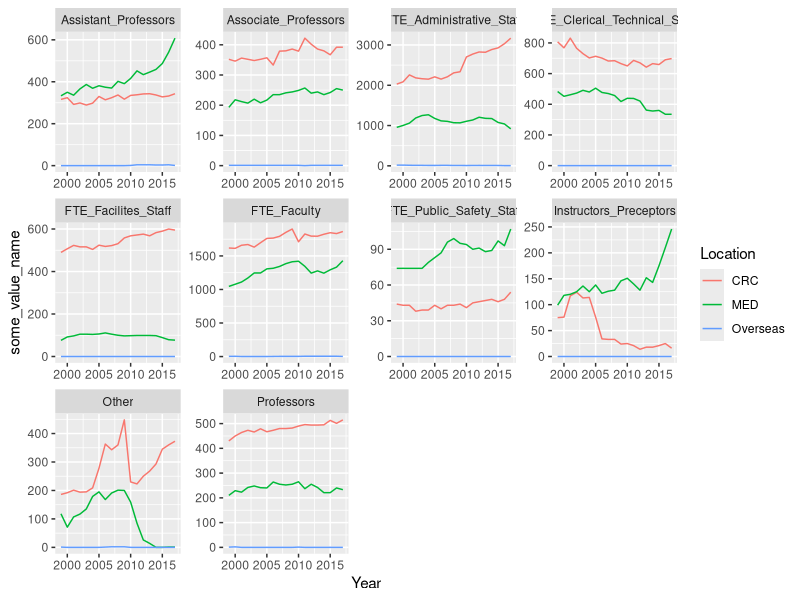
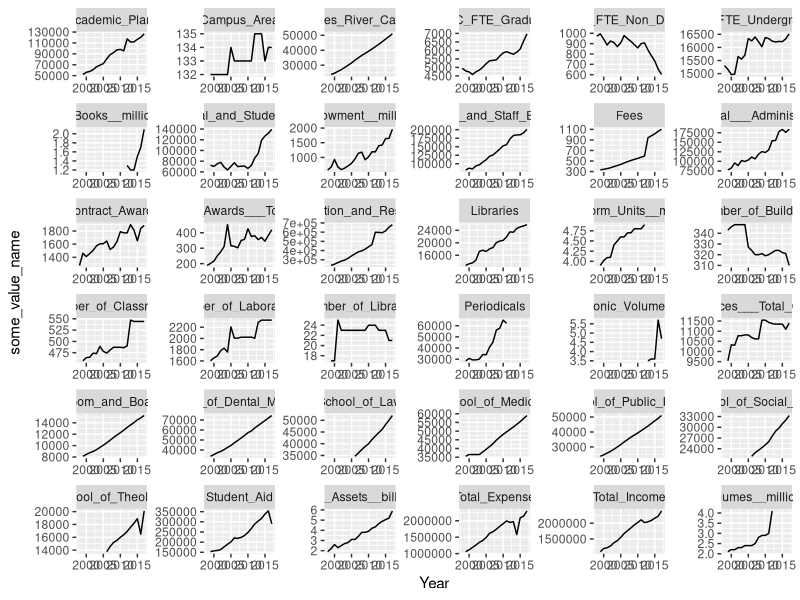

Write R code to recreate these figures, in order.
## ---- chunk 1
library(tidyverse)

## ---- chunk 2


combined <- read.csv(file = 'data/combined.csv', header = TRUE)
faculty_staff <- read.csv(file = 'data/faculty_staff.csv', header = TRUE)

#names(df)[names(df) == 'old.var.name'] <- 'new.var.name'

#names(a) <- gsub(x = names(a), pattern = "\\.", replacement = "#")  


names(combined)[names(combined) == 'ï..Year'] <- 'Year'
names(faculty_staff)[names(faculty_staff) == 'ï..Year'] <- 'Year'

names(combined) <- gsub(x = names(combined), pattern = "\\.", replacement = "_")
names(faculty_staff) <- gsub(x = names(faculty_staff), pattern = "\\.", replacement = "_")



## ---- chunk 3

faculty_staff %>% na.omit() %>% 
    gather(-Year, - Location, key = "some_var_name", value = "some_value_name") %>%
    ggplot(aes(x = Year, y = some_value_name, color  = Location)) +
    geom_line() +
    facet_wrap(~ some_var_name, scales = "free")

combined %>% select_if(is.numeric) %>%
    gather(-Year, key = "some_var_name", value = "some_value_name") %>%
    ggplot(aes(x = Year, y = some_value_name)) +
    geom_line() +
    facet_wrap(~ some_var_name, scales = "free")




## ---- chunk 4



